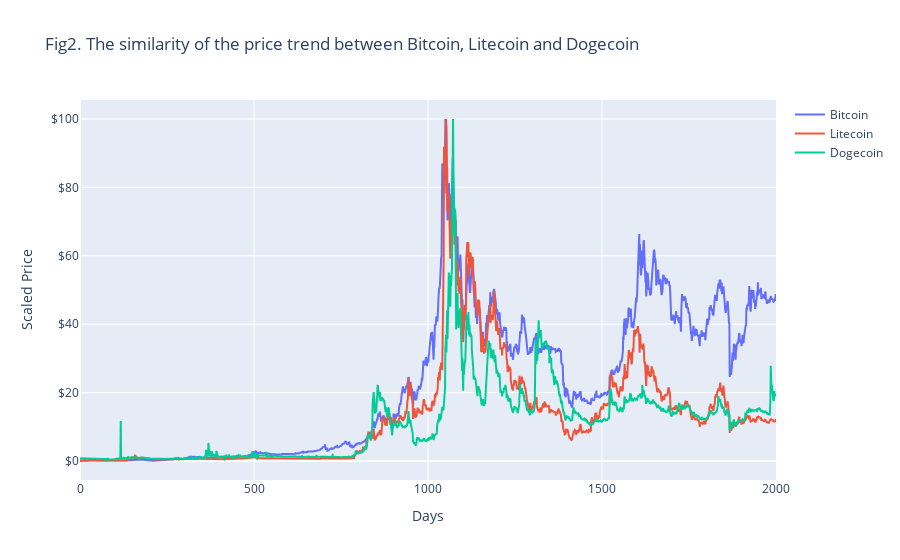

Here is the notebook cell this chart was saved with:
### Code cell
fig = go.Figure()

fig.add_trace(go.Scatter(x=df_close_scaled.index, y=df_close_scaled.BTC,
                    mode='lines',
                    name='Bitcoin'))
fig.add_trace(go.Scatter(x=df_close_scaled.index, y=df_close_scaled.LTC,
                    mode='lines',
                    name='Litecoin'))
fig.add_trace(go.Scatter(x=df_close_scaled.index, y=df_close_scaled.DOGE,
                    mode='lines', name='Dogecoin'))

fig.update_layout(title_text="Fig2. The similarity of the price trend between Bitcoin, Litecoin and Dogecoin",\
                  hovermode='x unified')
fig.update_xaxes(title_text='Days')
fig.update_yaxes(title_text='Scaled Price')
fig.update_yaxes(tickprefix="$")

fig.show()

### Figure 1 — Plotly figure (JSON) as saved in the notebook; plotly's stock layout.template omitted (floating-point values rounded to 4 significant figures; data arrays with more than 128 entries replaced by an {"elided": "..."} marker saying what was removed)
{"data": [{"mode": "lines", "name": "Bitcoin", "type": "scatter", "x": {"elided": "2001 int values"}, "y": {"elided": "2001 float values"}}, {"mode": "lines", "name": "Litecoin", "type": "scatter", "x": {"elided": "2001 int values"}, "y": {"elided": "2001 float values"}}, {"mode": "lines", "name": "Dogecoin", "type": "scatter", "x": {"elided": "2001 int values"}, "y": {"elided": "2001 float values"}}], "layout": {"hovermode": "x unified", "title": {"text": "Fig2. The similarity of the price trend between Bitcoin, Litecoin and Dogecoin"}, "xaxis": {"title": {"text": "Days"}}, "yaxis": {"tickprefix": "$", "title": {"text": "Scaled Price"}}}}
